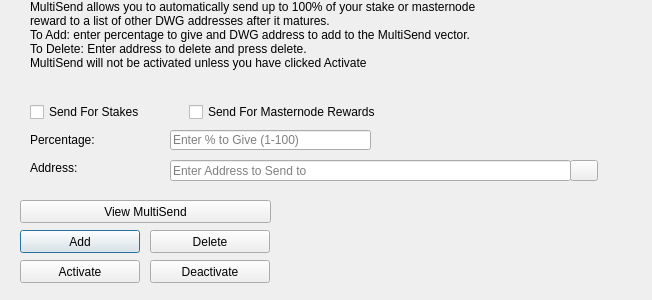
<?xml version="1.0" encoding="UTF-8"?>
<ui version="4.0">
 <class>MultiSendDialog</class>
 <widget class="QDialog" name="MultiSendDialog">
  <property name="windowModality">
   <enum>Qt::NonModal</enum>
  </property>
  <property name="geometry">
   <rect>
    <x>0</x>
    <y>0</y>
    <width>652</width>
    <height>300</height>
   </rect>
  </property>
  <property name="windowTitle">
   <string>MultiSend</string>
  </property>
  <widget class="QLineEdit" name="multiSendPercentEdit">
   <property name="geometry">
    <rect>
     <x>170</x>
     <y>130</y>
     <width>201</width>
     <height>20</height>
    </rect>
   </property>
   <property name="toolTip">
    <string>Enter whole numbers 1 - 100</string>
   </property>
   <property name="placeholderText">
    <string>Enter % to Give (1-100)</string>
   </property>
  </widget>
  <widget class="QLineEdit" name="multiSendAddressEdit">
   <property name="geometry">
    <rect>
     <x>170</x>
     <y>160</y>
     <width>401</width>
     <height>21</height>
    </rect>
   </property>
   <property name="toolTip">
    <string/>
   </property>
   <property name="placeholderText">
    <string>Enter Address to Send to</string>
   </property>
  </widget>
  <widget class="QLabel" name="label_2">
   <property name="geometry">
    <rect>
     <x>30</x>
     <y>0</y>
     <width>451</width>
     <height>121</height>
    </rect>
   </property>
   <property name="lineWidth">
    <number>1</number>
   </property>
   <property name="text">
    <string>MultiSend allows you to automatically send up to 100% of your stake or masternode reward to a list of other DWG addresses after it matures.
To Add: enter percentage to give and DWG address to add to the MultiSend vector.
To Delete: Enter address to delete and press delete.
MultiSend will not be activated unless you have clicked Activate</string>
   </property>
   <property name="alignment">
    <set>Qt::AlignLeading|Qt::AlignLeft|Qt::AlignTop</set>
   </property>
   <property name="wordWrap">
    <bool>true</bool>
   </property>
  </widget>
  <widget class="QLabel" name="message">
   <property name="geometry">
    <rect>
     <x>290</x>
     <y>200</y>
     <width>351</width>
     <height>91</height>
    </rect>
   </property>
   <property name="text">
    <string/>
   </property>
  </widget>
  <widget class="QPushButton" name="addButton">
   <property name="geometry">
    <rect>
     <x>20</x>
     <y>230</y>
     <width>120</width>
     <height>23</height>
    </rect>
   </property>
   <property name="toolTip">
    <string/>
   </property>
   <property name="statusTip">
    <string>Add to MultiSend Vector</string>
   </property>
   <property name="text">
    <string>Add</string>
   </property>
  </widget>
  <widget class="QPushButton" name="disableButton">
   <property name="geometry">
    <rect>
     <x>150</x>
     <y>260</y>
     <width>120</width>
     <height>23</height>
    </rect>
   </property>
   <property name="statusTip">
    <string>Deactivate MultiSend</string>
   </property>
   <property name="text">
    <string>Deactivate</string>
   </property>
  </widget>
  <widget class="QPushButton" name="addressBookButton">
   <property name="geometry">
    <rect>
     <x>570</x>
     <y>160</y>
     <width>28</width>
     <height>21</height>
    </rect>
   </property>
   <property name="toolTip">
    <string>Choose an address from the address book</string>
   </property>
   <property name="text">
    <string/>
   </property>
   <property name="icon">
    <iconset resource="../dwg.qrc">
     <normaloff>:/icons/address-book</normaloff>:/icons/address-book</iconset>
   </property>
   <property name="shortcut">
    <string>Alt+A</string>
   </property>
   <property name="autoDefault">
    <bool>false</bool>
   </property>
  </widget>
  <widget class="QLabel" name="label">
   <property name="geometry">
    <rect>
     <x>30</x>
     <y>130</y>
     <width>121</width>
     <height>20</height>
    </rect>
   </property>
   <property name="toolTip">
    <string>Percentage of stake to send</string>
   </property>
   <property name="text">
    <string>Percentage:</string>
   </property>
  </widget>
  <widget class="QLabel" name="label_5">
   <property name="geometry">
    <rect>
     <x>30</x>
     <y>160</y>
     <width>111</width>
     <height>16</height>
    </rect>
   </property>
   <property name="toolTip">
    <string>Address to send portion of stake to</string>
   </property>
   <property name="text">
    <string>Address:</string>
   </property>
  </widget>
  <widget class="QPushButton" name="deleteButton">
   <property name="geometry">
    <rect>
     <x>150</x>
     <y>230</y>
     <width>120</width>
     <height>23</height>
    </rect>
   </property>
   <property name="toolTip">
    <string/>
   </property>
   <property name="statusTip">
    <string>Delete Address From MultiSend Vector</string>
   </property>
   <property name="text">
    <string>Delete</string>
   </property>
  </widget>
  <widget class="QPushButton" name="activateButton">
   <property name="geometry">
    <rect>
     <x>20</x>
     <y>260</y>
     <width>120</width>
     <height>23</height>
    </rect>
   </property>
   <property name="statusTip">
    <string>Activate MultiSend</string>
   </property>
   <property name="text">
    <string>Activate</string>
   </property>
  </widget>
  <widget class="QPushButton" name="viewButton">
   <property name="geometry">
    <rect>
     <x>20</x>
     <y>200</y>
     <width>251</width>
     <height>23</height>
    </rect>
   </property>
   <property name="toolTip">
    <string/>
   </property>
   <property name="statusTip">
    <string>View MultiSend Vector</string>
   </property>
   <property name="text">
    <string>View MultiSend</string>
   </property>
  </widget>
  <widget class="QWidget" name="horizontalLayoutWidget">
   <property name="geometry">
    <rect>
     <x>30</x>
     <y>100</y>
     <width>351</width>
     <height>24</height>
    </rect>
   </property>
   <layout class="QHBoxLayout" name="horizontalLayout">
    <item>
     <widget class="QCheckBox" name="multiSendStakeCheckBox">
      <property name="text">
       <string>Send For Stakes</string>
      </property>
     </widget>
    </item>
    <item>
     <widget class="QCheckBox" name="multiSendMasternodeCheckBox">
      <property name="text">
       <string>Send For Masternode Rewards</string>
      </property>
     </widget>
    </item>
   </layout>
  </widget>
 </widget>
 <resources>
  <include location="../dwg.qrc"/>
 </resources>
 <connections/>
</ui>
